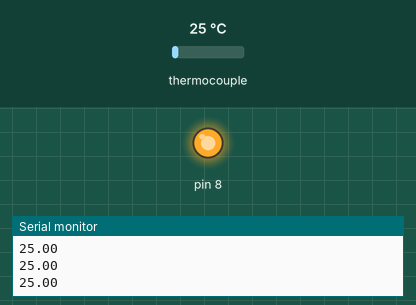
A sketch run on a simulated Arduino Uno, built with avr-gcc and run on an emulated ATmega328P. Parts: output pins drawn as LEDs (lit = HIGH), the last lines printed to the serial monitor. The inputs (shaded band) are chosen by the test bench; at power-on: thermocouple 25 °C.

Above: at 1.7 s.
1.8 s: thermocouple set to 156 °C
3.3 s: thermocouple set to 163 °C
At 4.5 s:
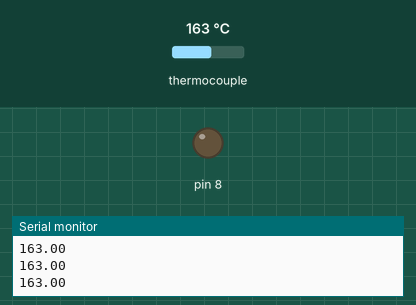
4.8 s: thermocouple set to 6 °C
At 5.8 s:
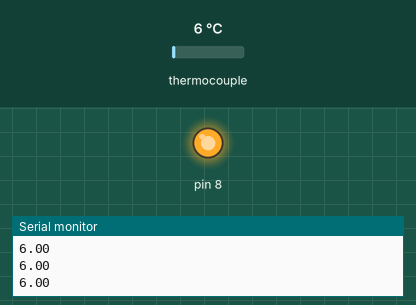
6.3 s: thermocouple set to 225 °C
At 6.9 s:
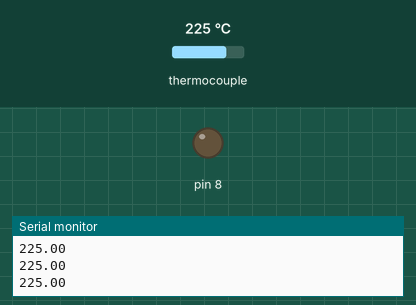
Timing chart, 0 to 8.8 s (numbered marks = the images above; inputs shaded):
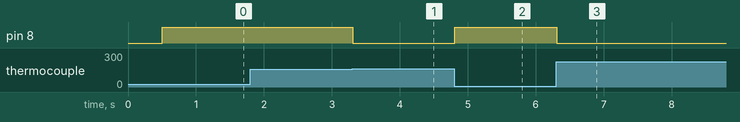

Measured:
- the behaviour switches between 159 and 160 °C on thermocouple (found by bisection; images 0 and 1)
- after the input at 3.3 s, pin 8: HIGH → LOW at once
- after the input at 4.8 s, pin 8: LOW → HIGH at once
- after the input at 6.3 s, pin 8: HIGH → LOW at once

The sketch:

OvenControl.ino
```cpp
#include <SPI.h>
#include "Adafruit_MAX31855.h"

// don't change these
#define MAXDO   3
#define MAXCS   4
#define MAXCLK  5

double currTime = 0.000;
bool started = false;

Adafruit_MAX31855 thermocouple(MAXCLK, MAXCS, MAXDO);

// change these
const double targetTime = 2.000; // in hours
const int targetTemp = 160; // in celsius
const int delayTime = 1000;

void setup()
{
  Serial.begin(9600); // starting the MAX chip
  while (!Serial) delay(1);
  Serial.println("MAX31855 test");
  delay(500);

  pinMode(8,OUTPUT);
}

void loop()
{
  double c = thermocouple.readCelsius();

  if (isnan(c))
  {
    Serial.println("Thermocouple error");
    digitalWrite(8,LOW); // heating elements power down by default if thermocouple breaks, to prevent thermal runaway and/or a fire
  }
  else
  {
     Serial.println(c);
  }

  if (c < targetTemp && currTime < targetTime)
  {
    digitalWrite(8,HIGH);
  }
  else
  {
    digitalWrite(8,LOW);
    started = true;
  }

  // timing stuff
  /* // disabling this all now because the Arduino isn't very accurate at keeping time, so I don't want it to be thought of as accurate
  delay(delayTime);
  if (started == true)
  {
    currTime += (delayTime/3600000);
  }
  */
}
```
